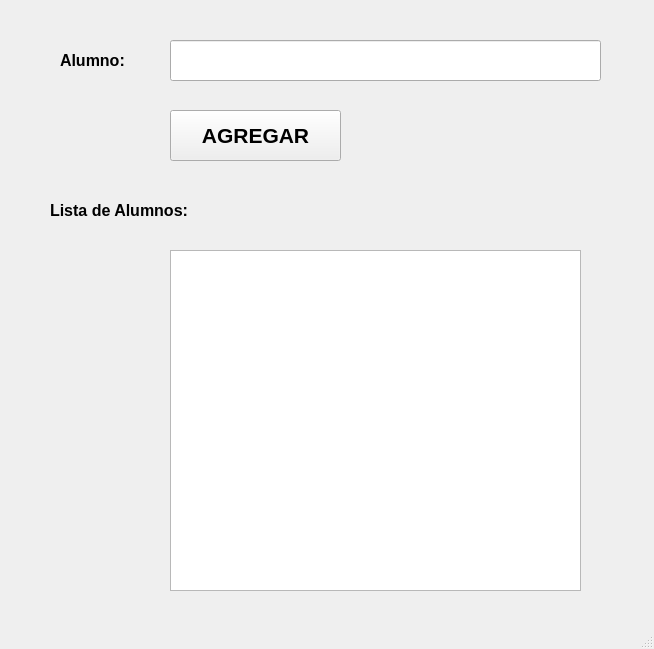
<?xml version="1.0" encoding="UTF-8"?>
<ui version="4.0">
 <class>MainWindow</class>
 <widget class="QMainWindow" name="MainWindow">
  <property name="geometry">
   <rect>
    <x>0</x>
    <y>0</y>
    <width>654</width>
    <height>649</height>
   </rect>
  </property>
  <property name="windowTitle">
   <string>MainWindow</string>
  </property>
  <widget class="QWidget" name="centralwidget">
   <widget class="QPushButton" name="btn_agregar">
    <property name="geometry">
     <rect>
      <x>170</x>
      <y>110</y>
      <width>171</width>
      <height>51</height>
     </rect>
    </property>
    <property name="font">
     <font>
      <pointsize>16</pointsize>
      <weight>75</weight>
      <bold>true</bold>
     </font>
    </property>
    <property name="text">
     <string>AGREGAR</string>
    </property>
   </widget>
   <widget class="QLabel" name="label">
    <property name="geometry">
     <rect>
      <x>60</x>
      <y>40</y>
      <width>101</width>
      <height>41</height>
     </rect>
    </property>
    <property name="font">
     <font>
      <pointsize>12</pointsize>
      <weight>75</weight>
      <bold>true</bold>
     </font>
    </property>
    <property name="text">
     <string>Alumno:</string>
    </property>
   </widget>
   <widget class="QLineEdit" name="txt_alumno">
    <property name="geometry">
     <rect>
      <x>170</x>
      <y>40</y>
      <width>431</width>
      <height>41</height>
     </rect>
    </property>
   </widget>
   <widget class="QLabel" name="label_3">
    <property name="geometry">
     <rect>
      <x>50</x>
      <y>190</y>
      <width>241</width>
      <height>41</height>
     </rect>
    </property>
    <property name="font">
     <font>
      <pointsize>12</pointsize>
      <weight>75</weight>
      <bold>true</bold>
     </font>
    </property>
    <property name="text">
     <string>Lista de Alumnos:</string>
    </property>
   </widget>
   <widget class="QListWidget" name="listWidget">
    <property name="geometry">
     <rect>
      <x>170</x>
      <y>250</y>
      <width>411</width>
      <height>341</height>
     </rect>
    </property>
   </widget>
  </widget>
  <widget class="QMenuBar" name="menubar">
   <property name="geometry">
    <rect>
     <x>0</x>
     <y>0</y>
     <width>654</width>
     <height>24</height>
    </rect>
   </property>
  </widget>
  <widget class="QStatusBar" name="statusbar"/>
 </widget>
 <resources/>
 <connections/>
</ui>
